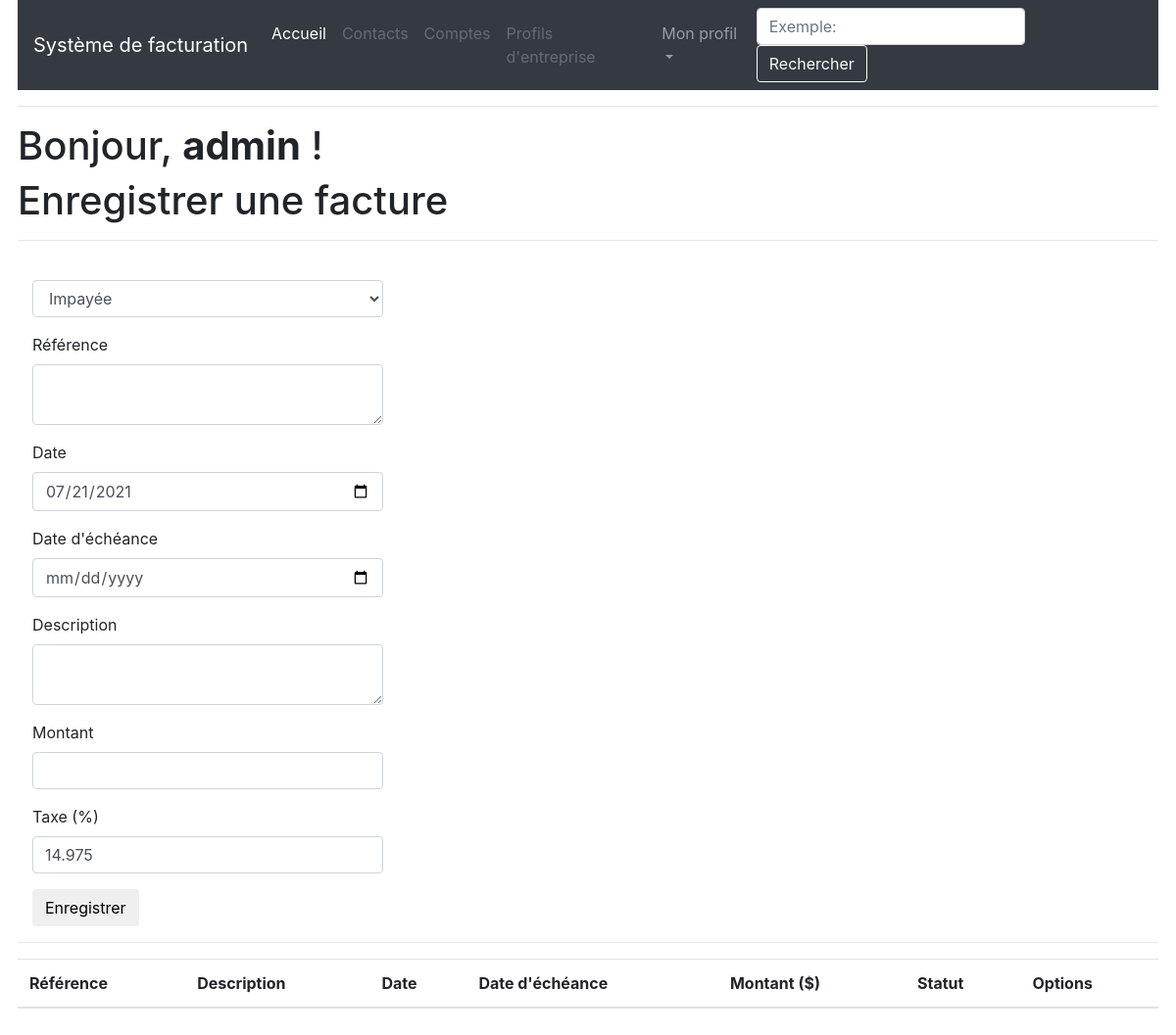
Before: /index (signed in) with the older database file.
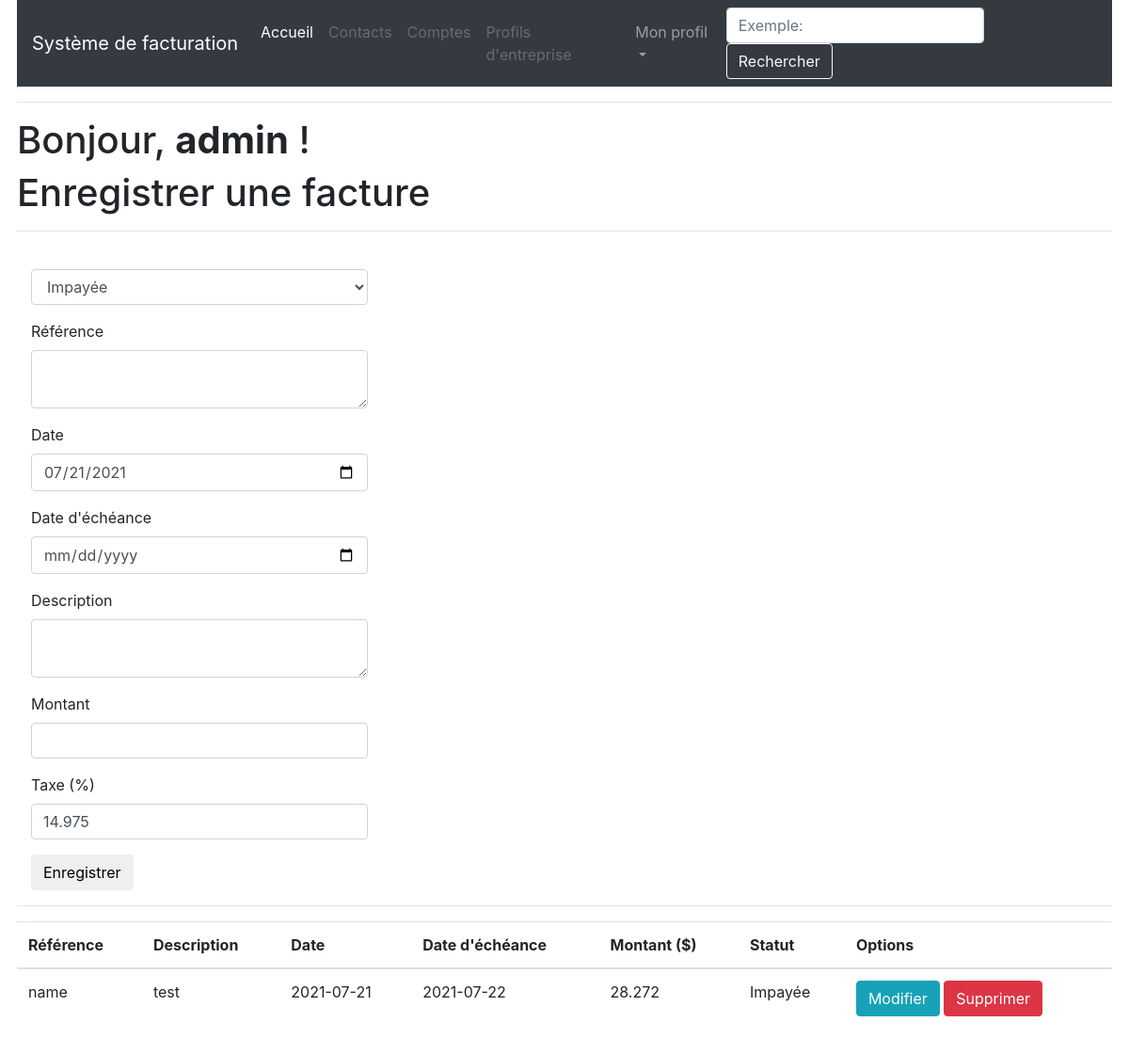
After: the same page with the newer database file.
### app/models.py (models this page shows, shortened)
class Facture(db.Model):
    id = db.Column(db.Integer, primary_key=True)
    reference = db.Column(db.String(50), unique=True, nullable=False)
    description = db.Column(db.String(140), nullable=False)
    date = db.Column(db.Date, nullable=False)
    due_date = db.Column(db.Date, nullable=False)
    amount = db.Column(db.Float, nullable=False)
    paid = db.Column(db.Integer, default=0, nullable=False)
    user_id = db.Column(db.Integer, db.ForeignKey('user.id'))

### app/routes.py (the view, shortened to what this page needs)
@app.route('/index', methods=['GET', 'POST'])
@login_required
def index():
    form = FactureForm()
    page = request.args.get('page', 1, type=int)
    factures = Facture.query.filter_by(user_id=current_user.id).paginate(page, app.config['FACTURES_PAR_PAGE'], False)
    next_url = url_for('index', page=factures.next_num) if factures.has_next else None
    prev_url = url_for('index', page=factures.prev_num) if factures.has_prev else None
    return render_template("index.html", title=_('Accueil'), form=form, factures=factures.items, date_today=date.today(), next_url=next_url, prev_url=prev_url)

### app/models.py (called while the page is built)
@login.user_loader
def load_user(id):
    return User.query.get(int(id))

### app/routes.py (called while the page is built)
@app.before_request
def before_request():
    if current_user.is_authenticated:
        current_user.last_seen = datetime.utcnow()
        db.session.commit()

### app/templates/index.html (shortened to what this page needs)
{% extends "base.html" %}
{% import 'bootstrap/wtf.html' as wtf %}
{% block app_content %}
    <link rel="stylesheet" href="{{ url_for('static', filename='index.css') }}">
    <h1>{{ _('Bonjour') }}, <strong>{{ current_user.username }}</strong> !</h1>
    <h1>{{ _('Enregistrer une facture') }}</h1>
    <hr>
    {% if form %}
        <div class="form-group">
            <div class="col-md-4">
                {{ wtf.quick_form(form) }}
            </div>
        </div>
        <hr>
    {% endif %}
    <table class="table table-hover">
        <thead>
          <tr>
            <th scope="col">{{ _('Référence') }}</th>
            <th scope="col">{{ _('Description') }}</th>
            <th scope="col">{{ _('Date') }}</th>
            <th scope="col">{{ _('Date d\'échéance') }}</th>
            <th scope="col">{{ _('Montant') }} ($)</th>
            <th scope="col">{{ _('Statut') }}</th>
            <th scope="col">{{ _('Options') }}</th>
          </tr>
        </thead>
        <tbody>
    {% for facture in factures %}
        {% if facture.paid %}
            {% set facture_state = _('Payée') %}
        {% else %}
            {% set facture_state = _('Impayée') %}
            {% if facture.due_date <= date_today%}
                {% set date_state = 'past-due' %}
            {% endif %}
        {% endif %}
        <tr>
            <td>{{ facture.reference }}</td>
            <td>{{ facture.description }}</td>
            <td>{{ facture.date }}</td>
            <td class="{{ date_state }}">{{ facture.due_date }}</td>
            <td>{{ facture.amount }}</td>
            <td class="{{ date_state }}">{{ facture_state }}</td>
            <td>
                <a class="btn btn-info" href="{{ url_for('update', facture_id=facture.id) }}">{{ _('Modifier') }}</a>
                <a class="btn btn-danger" href="{{ url_for('delete', facture_id=facture.id) }}">{{ _('Supprimer') }}</a>
            </td>
        </tr>
    {% endfor %}
        </tbody>
    </table>
    <br><br>
{% endblock %}

Changed rows visible on the page:
added Facture: reference "name", description "test", date "2021-07-21", due_date "2021-07-22", amount "28.272", facture_state "Impayée"
